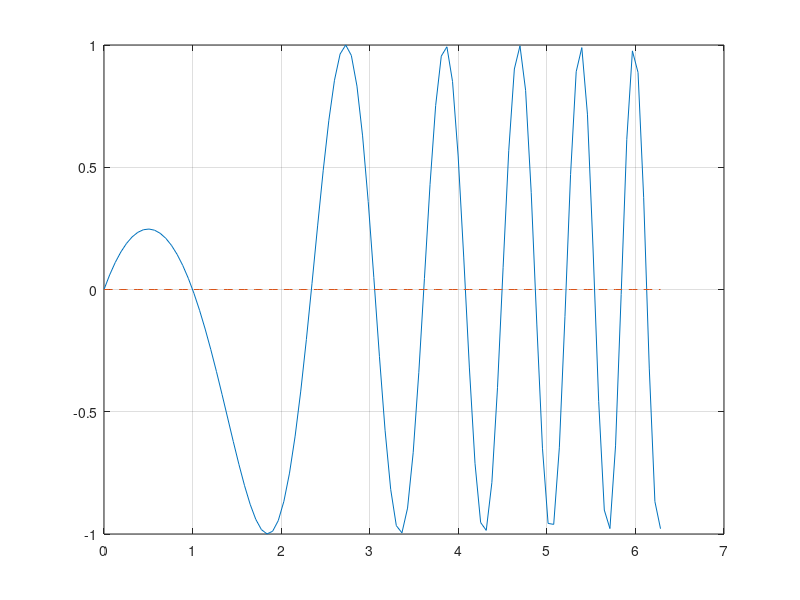

Reproduce this figure in MATLAB. (Note: this script raises an error after producing the figure.)
clear
a = 0;
b = 2*pi;
f = @(x)sin(x.*(1-x));
i = 0;
m = 100;
x = linspace(a,b,m);
while i < 11
    plot(x,f(x),x,0*x,'--');
    grid on;
    z = ginput(1);
    [zr,fr] = fzero(f,z(1));
    disp(zr);
    hold on;
    plot(zr,fr,'r*',z(1),z(2),'g*');
    hold off;
    i = i + 1;
end